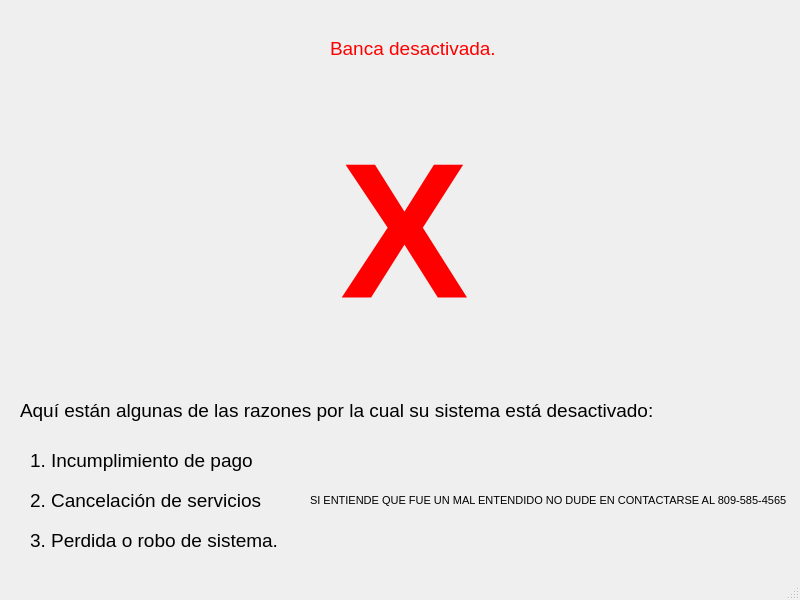
<?xml version="1.0" encoding="UTF-8"?>
<ui version="4.0">
 <class>MainWindow</class>
 <widget class="QMainWindow" name="MainWindow">
  <property name="geometry">
   <rect>
    <x>0</x>
    <y>0</y>
    <width>800</width>
    <height>600</height>
   </rect>
  </property>
  <property name="windowTitle">
   <string>MainWindow</string>
  </property>
  <property name="windowIcon">
   <iconset>
    <normaloff>../IMGS/Safeimagekit-resized-img.png</normaloff>../IMGS/Safeimagekit-resized-img.png</iconset>
  </property>
  <property name="styleSheet">
   <string notr="true">*{
color:red;
}</string>
  </property>
  <widget class="QWidget" name="centralwidget">
   <widget class="QLabel" name="label">
    <property name="geometry">
     <rect>
      <x>340</x>
      <y>90</y>
      <width>151</width>
      <height>281</height>
     </rect>
    </property>
    <property name="font">
     <font>
      <pointsize>145</pointsize>
      <weight>75</weight>
      <bold>true</bold>
     </font>
    </property>
    <property name="text">
     <string>X</string>
    </property>
   </widget>
   <widget class="QLabel" name="label_2">
    <property name="geometry">
     <rect>
      <x>330</x>
      <y>40</y>
      <width>221</width>
      <height>16</height>
     </rect>
    </property>
    <property name="font">
     <font>
      <pointsize>14</pointsize>
     </font>
    </property>
    <property name="text">
     <string>Banca desactivada.</string>
    </property>
   </widget>
   <widget class="QLabel" name="label_3">
    <property name="geometry">
     <rect>
      <x>20</x>
      <y>390</y>
      <width>671</width>
      <height>41</height>
     </rect>
    </property>
    <property name="font">
     <font>
      <pointsize>14</pointsize>
     </font>
    </property>
    <property name="styleSheet">
     <string notr="true">color: black;</string>
    </property>
    <property name="text">
     <string>Aquí están algunas de las razones por la cual su sistema está desactivado:</string>
    </property>
   </widget>
   <widget class="QLabel" name="label_4">
    <property name="geometry">
     <rect>
      <x>30</x>
      <y>440</y>
      <width>671</width>
      <height>41</height>
     </rect>
    </property>
    <property name="font">
     <font>
      <pointsize>14</pointsize>
     </font>
    </property>
    <property name="styleSheet">
     <string notr="true">color: black;</string>
    </property>
    <property name="text">
     <string>1. Incumplimiento de pago</string>
    </property>
   </widget>
   <widget class="QLabel" name="label_5">
    <property name="geometry">
     <rect>
      <x>30</x>
      <y>480</y>
      <width>671</width>
      <height>41</height>
     </rect>
    </property>
    <property name="font">
     <font>
      <pointsize>14</pointsize>
     </font>
    </property>
    <property name="styleSheet">
     <string notr="true">color: black;</string>
    </property>
    <property name="text">
     <string>2. Cancelación de servicios</string>
    </property>
   </widget>
   <widget class="QLabel" name="label_6">
    <property name="geometry">
     <rect>
      <x>30</x>
      <y>520</y>
      <width>671</width>
      <height>41</height>
     </rect>
    </property>
    <property name="font">
     <font>
      <pointsize>14</pointsize>
     </font>
    </property>
    <property name="styleSheet">
     <string notr="true">color: black;</string>
    </property>
    <property name="text">
     <string>3. Perdida o robo de sistema.</string>
    </property>
   </widget>
   <widget class="QLabel" name="label_7">
    <property name="geometry">
     <rect>
      <x>310</x>
      <y>480</y>
      <width>671</width>
      <height>41</height>
     </rect>
    </property>
    <property name="font">
     <font>
      <pointsize>8</pointsize>
     </font>
    </property>
    <property name="styleSheet">
     <string notr="true">color: black;</string>
    </property>
    <property name="text">
     <string>SI ENTIENDE QUE FUE UN MAL ENTENDIDO NO DUDE EN CONTACTARSE AL 809-585-4565</string>
    </property>
   </widget>
  </widget>
  <widget class="QStatusBar" name="statusbar"/>
 </widget>
 <resources/>
 <connections/>
</ui>
